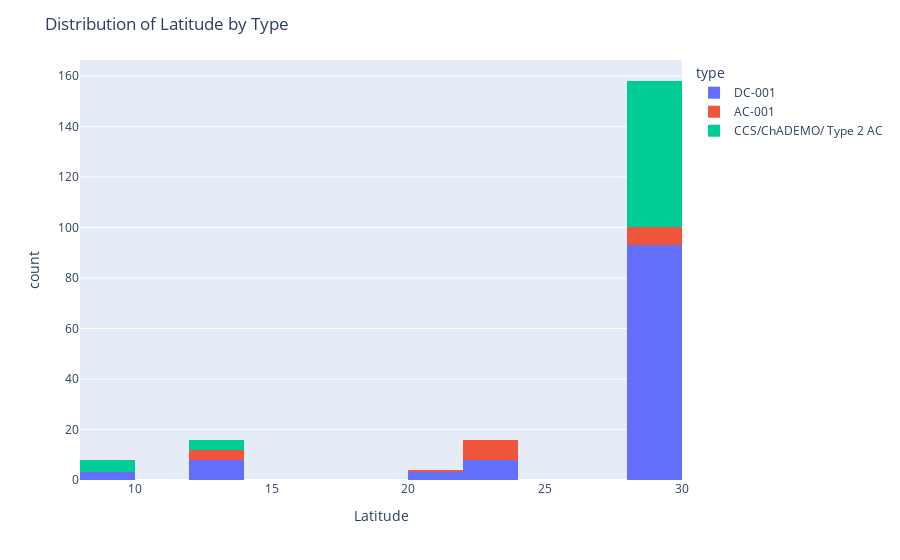

The code cell stored with this chart in its notebook:
### Code cell
fig = px.histogram(df, x='latitude', nbins=20, color='type')
fig.update_layout(title='Distribution of Latitude by Type', xaxis_title='Latitude')
fig.show()

### Figure 1 — Plotly figure (JSON) as saved in the notebook; plotly's stock layout.template omitted (floating-point values rounded to 4 significant figures)
{"data": [{"alignmentgroup": "True", "bingroup": "x", "hovertemplate": "type=DC-001<br>latitude=%{x}<br>count=%{y}<extra></extra>", "legendgroup": "DC-001", "marker": {"color": "#636efa", "pattern": {"shape": ""}}, "name": "DC-001", "nbinsx": 20, "offsetgroup": "DC-001", "orientation": "v", "showlegend": true, "type": "histogram", "x": [28.6, 28.6, 28.59, 28.58, 28.58, 28.6, 28.63, 28.63, 28.58, 28.6, 28.63, 28.63, 28.63, 28.63, 28.63, 28.63, 28.64, 28.63, 28.63, 28.62, 28.58, 28.63, 28.58, 28.62, 28.62, 28.63, 28.59, 28.59, 28.59, 28.63, 28.63, 28.63, 13.0, 21.09, 28.59, 28.62, 28.6, 28.59, 28.59, 28.62, 28.55, 28.63, 28.63, 28.64, 28.62, 28.58, 28.63, 28.63, 28.6, 28.59, 28.62, 28.62, 28.63, 28.63, 28.62, 28.63, 13.03, 13.11, 13.0, 28.58, 28.6, 28.62, 28.56, 28.55, 28.55, 28.55, 28.55, 22.58, 22.59, 22.6, 22.58, 22.58, 22.58, 28.57, 28.58, 28.63, 28.55, 28.57, 28.63, 28.6, 28.61, 28.61, 28.61, 28.56, 28.56, 28.58, 28.58, 28.57, 28.64, 28.59, 28.53, 28.55, 21.16, 21.17, 28.61, 28.58, 28.6, 28.58, 28.6, 28.53, 13.07, 13.0, 28.56, 28.57, 28.55, 12.99, 13.02, 28.62, 28.63, 22.58, 22.57, 8.481, 9.977, 8.492, 28.56], "xaxis": "x", "yaxis": "y"}, {"alignmentgroup": "True", "bingroup": "x", "hovertemplate": "type=AC-001<br>latitude=%{x}<br>count=%{y}<extra></extra>", "legendgroup": "AC-001", "marker": {"color": "#EF553B", "pattern": {"shape": ""}}, "name": "AC-001", "nbinsx": 20, "offsetgroup": "AC-001", "orientation": "v", "showlegend": true, "type": "histogram", "x": [13.0, 21.09, 13.03, 13.11, 13.0, 22.58, 22.59, 22.6, 22.58, 22.58, 22.58, 28.57, 28.57, 28.57, 28.57, 28.57, 28.57, 28.63, 22.58, 22.57], "xaxis": "x", "yaxis": "y"}, {"alignmentgroup": "True", "bingroup": "x", "hovertemplate": "type=CCS/ChADEMO/ Type 2 AC<br>latitude=%{x}<br>count=%{y}<extra></extra>", "legendgroup": "CCS/ChADEMO/ Type 2 AC", "marker": {"color": "#00cc96", "pattern": {"shape": ""}}, "name": "CCS/ChADEMO/ Type 2 AC", "nbinsx": 20, "offsetgroup": "CCS/ChADEMO/ Type 2 AC", "orientation": "v", "showlegend": true, "type": "histogram", "x": [28.62, 28.62, 28.59, 28.59, 28.62, 28.62, 28.58, 28.57, 28.57, 28.55, 28.55, 28.63, 28.63, 28.63, 28.63, 28.57, 28.57, 28.58, 28.58, 28.55, 28.55, 28.5, 28.5, 28.6, 28.6, 28.57, 28.53, 28.55, 28.58, 28.6, 28.57, 28.56, 28.6, 28.59, 28.54, 28.54, 28.54, 28.54, 28.54, 28.59, 28.59, 28.59, 28.59, 28.58, 28.58, 8.508, 9.977, 8.492, 12.99, 12.99, 9.977, 28.62, 28.62, 28.63, 28.63, 28.63, 28.63, 28.62, 28.55, 28.5, 28.59, 28.59, 28.57, 28.57, 13.02, 13.02, 8.492], "xaxis": "x", "yaxis": "y"}], "layout": {"barmode": "relative", "legend": {"title": {"text": "type"}, "tracegroupgap": 0}, "margin": {"t": 60}, "title": {"text": "Distribution of Latitude by Type"}, "xaxis": {"anchor": "y", "domain": [0, 1], "title": {"text": "Latitude"}}, "yaxis": {"anchor": "x", "domain": [0, 1], "title": {"text": "count"}}}}
